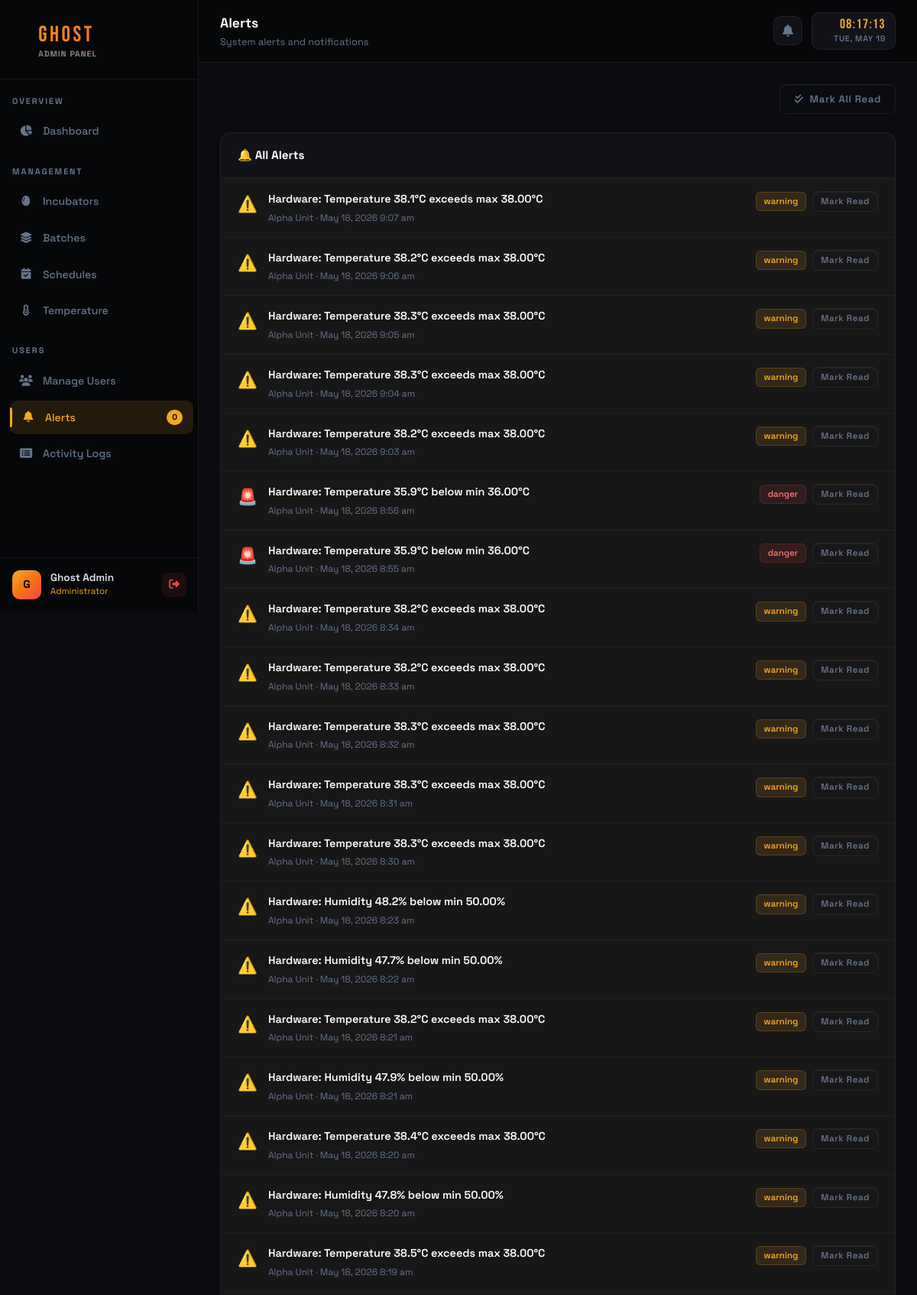
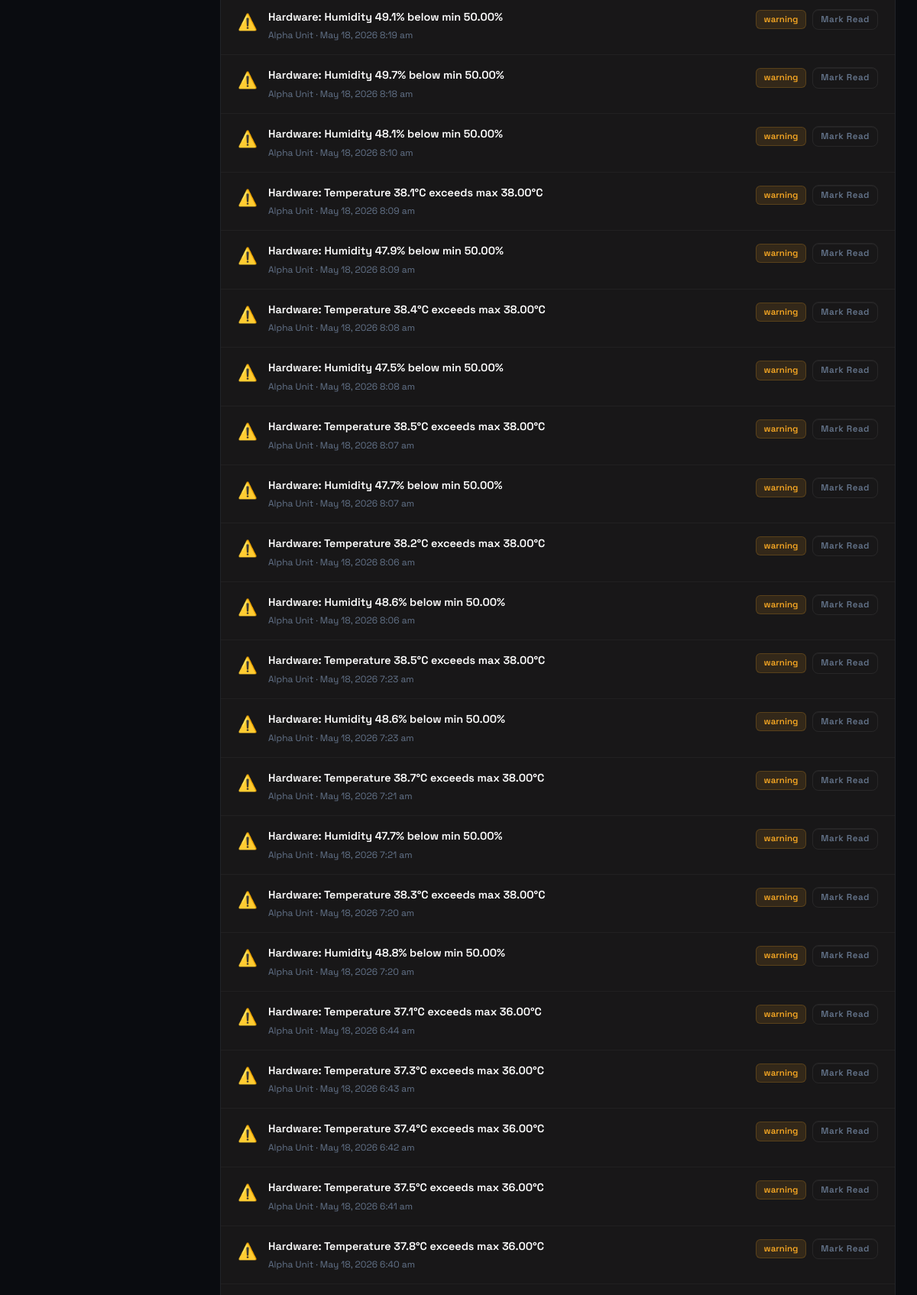
The app's page /admin/alerts.php (signed in, upper part) with its own data (2 pictures, top to bottom).
### tables this page shows
CREATE TABLE `alerts` (
  `id` int(11) NOT NULL,
  `incubator_id` int(11) DEFAULT NULL,
  `batch_id` int(11) DEFAULT NULL,
  `alert_type` enum('temp_high','temp_low','humidity_high','humidity_low','schedule_missed','hatch_due','system') DEFAULT 'system',
  `message` text NOT NULL,
  `severity` enum('info','warning','danger') DEFAULT 'info',
  `is_read` tinyint(1) DEFAULT 0,
  `created_at` timestamp NOT NULL DEFAULT current_timestamp()
);

CREATE TABLE `incubators` (
  `id` int(11) NOT NULL,
  `name` varchar(100) NOT NULL,
  `model` varchar(100) DEFAULT NULL,
  `capacity` int(11) DEFAULT 0,
  `location` varchar(255) DEFAULT NULL,
  `status` enum('active','idle','maintenance','error') DEFAULT 'idle',
  `owner_id` int(11) DEFAULT NULL,
  `created_at` timestamp NOT NULL DEFAULT current_timestamp(),
  `updated_at` timestamp NOT NULL DEFAULT current_timestamp() ON UPDATE current_timestamp()
);

### includes/config.php (called while the page is built, shortened)
<?php
function getDB() {
    static $pdo = null;
    if ($pdo === null) {
        try {
            $pdo = new PDO(
                "mysql:host=" . DB_HOST . ";dbname=" . DB_NAME . ";charset=utf8",
                DB_USER,
                DB_PASS,
                array(
                    PDO::ATTR_ERRMODE            => PDO::ERRMODE_EXCEPTION,
                    PDO::ATTR_DEFAULT_FETCH_MODE => PDO::FETCH_ASSOC,
                    PDO::ATTR_EMULATE_PREPARES   => false
                )
            );
        } catch (PDOException $e) {
            die(json_encode(array('success' => false, 'message' => 'Database connection failed: ' . $e->getMessage())));
        }
    }
    return $pdo;
}
function getCurrentAdmin() {
    $pdo  = getDB();
    $stmt = $pdo->prepare("SELECT * FROM admins WHERE id = ?");
    $stmt->execute(array($_SESSION['admin_id']));
    return $stmt->fetch();
}
function severityIcon($severity) {
    if ($severity === 'warning') return '&#x26A0;&#xFE0F;';
    if ($severity === 'danger')  return '&#x1F6A8;';
    return '&#x2139;&#xFE0F;';
}

### admin/alerts.php (the view, shortened to what this page needs)
<?php
$pageTitle = 'Alerts';
$pageSubtitle = 'System alerts and notifications';
$activePage = 'alerts';
require_once 'header.php';
$pdo = getDB();
$alerts = $pdo->query("SELECT a.*, i.name as incubator_name FROM alerts a LEFT JOIN incubators i ON a.incubator_id=i.id ORDER BY a.created_at DESC")->fetchAll();
?>
<div class="d-flex justify-content-end mb-4">
  <button class="btn-outline-ghost" onclick="markAllRead()"><i class="fas fa-check-double me-2"></i>Mark All Read</button>
</div>
<div class="ghost-panel">
  <div class="ghost-panel-header"><span class="ghost-panel-title">🔔 All Alerts</span></div>
  <div class="ghost-panel-body p-0" id="alertList">
  <?php foreach($alerts as $a): ?>
    <div class="alert-row" data-id="<?= $a['id'] ?>" style="padding:16px 22px;border-bottom:1px solid rgba(255,255,255,.04);display:flex;align-items:flex-start;gap:14px;<?= !$a['is_read']?'background:rgba(245,166,35,.03);':'' ?>">
      <div style="font-size:1.3rem;margin-top:2px;"><?= severityIcon($a['severity']) ?></div>
      <div style="flex:1;">
        <div style="font-size:.9rem;color:white;font-weight:<?= !$a['is_read']?'600':'400' ?>;"><?= htmlspecialchars($a['message']) ?></div>
        <div style="font-size:.75rem;color:var(--ghost-muted);margin-top:4px;"><?= $a['incubator_name']??'System' ?> · <?= date('M j, Y g:i a',strtotime($a['created_at'])) ?></div>
      </div>
      <div class="d-flex align-items-center gap-2">
        <span class="badge-<?= $a['severity']=='danger'?'error':($a['severity']=='warning'?'pending':'idle') ?>"><?= $a['severity'] ?></span>
        <?php if(!$a['is_read']): ?><button class="btn-outline-ghost" style="font-size:.72rem;padding:4px 10px;" onclick="markRead(<?= $a['id'] ?>)">Mark Read</button><?php endif; ?>
      </div>
    </div>
  <?php endforeach; ?>
  </div>
</div>
<?php require_once 'footer.php'; ?>

### admin/header.php (shortened to what this page needs)
<?php require_once '../includes/config.php'; requireAdmin(); $admin = getCurrentAdmin(); ?>
<!DOCTYPE html>
<html lang="en">
<head>
<link href="https://cdnjs.cloudflare.com/ajax/libs/bootstrap/5.3.2/css/bootstrap.min.css" rel="stylesheet">
<link href="https://cdnjs.cloudflare.com/ajax/libs/font-awesome/6.5.0/css/all.min.css" rel="stylesheet">
<link href="https://cdnjs.cloudflare.com/ajax/libs/Chart.js/4.4.1/chart.min.css" rel="stylesheet">
</head>
<body>
<nav id="sidebar">
  <div class="sidebar-inner">
  <div class="sidebar-brand">
    <i class="fas fa-egg" style="font-size:1.4rem;opacity:0.8;"></i>
    <div>
      GHOST
      <span class="sidebar-brand-sub">Admin Panel</span>
    </div>
  </div>
  <div class="sidebar-section">Overview</div>
  <div class="nav-item"><a href="dashboard.php" class="nav-link-ghost <?= ($activePage??'')=='dashboard'?'active':'' ?>"><span class="nav-icon"><i class="fas fa-chart-pie"></i></span> Dashboard</a></div>
  <div class="sidebar-section">Management</div>
  <div class="nav-item"><a href="incubators.php" class="nav-link-ghost <?= ($activePage??'')=='incubators'?'active':'' ?>"><span class="nav-icon"><i class="fas fa-egg"></i></span> Incubators</a></div>
  <div class="nav-item"><a href="batches.php" class="nav-link-ghost <?= ($activePage??'')=='batches'?'active':'' ?>"><span class="nav-icon"><i class="fas fa-layer-group"></i></span> Batches</a></div>
  <div class="nav-item"><a href="schedules.php" class="nav-link-ghost <?= ($activePage??'')=='schedules'?'active':'' ?>"><span class="nav-icon"><i class="fas fa-calendar-check"></i></span> Schedules</a></div>
  <div class="nav-item"><a href="temperature.php" class="nav-link-ghost <?= ($activePage??'')=='temperature'?'active':'' ?>"><span class="nav-icon"><i class="fas fa-thermometer-half"></i></span> Temperature</a></div>
  <div class="sidebar-section">Users</div>
  <div class="nav-item"><a href="users.php" class="nav-link-ghost <?= ($activePage??'')=='users'?'active':'' ?>"><span class="nav-icon"><i class="fas fa-users"></i></span> Manage Users</a></div>
  <div class="nav-item"><a href="alerts.php" class="nav-link-ghost <?= ($activePage??'')=='alerts'?'active':'' ?>"><span class="nav-icon"><i class="fas fa-bell"></i></span> Alerts <span class="badge-count" id="alertCount">0</span></a></div>
  <div class="nav-item"><a href="logs.php" class="nav-link-ghost <?= ($activePage??'')=='logs'?'active':'' ?>"><span class="nav-icon"><i class="fas fa-list-alt"></i></span> Activity Logs</a></div>
  <div class="sidebar-user">
    <div class="user-avatar"><?= strtoupper(substr($admin['full_name'],0,1)) ?></div>
    <div><div class="user-name"><?= htmlspecialchars($admin['full_name']) ?></div><div class="user-role">Administrator</div></div>
    <button onclick="document.getElementById('logoutModal').style.display='flex'" class="logout-btn" title="Logout" style="border:none;"><i class="fas fa-sign-out-alt" style="font-size:0.85rem;"></i></button>
  </div>
  </div>
</nav>
<div id="main">
  <div class="topbar">
    <div>
      <div class="topbar-title"><?= $pageTitle ?? 'Dashboard' ?></div>
      <div class="topbar-sub"><?= $pageSubtitle ?? 'GHOST Incubator System' ?></div>
    </div>
    <div class="topbar-right">
      <div class="alert-bell" onclick="window.location.href='alerts.php'"><i class="fas fa-bell"></i><span class="bell-dot" id="bellDot" style="display:none"></span></div>
      <div class="topbar-clock">
        <div class="clock-time" id="clockTime">--:--:--</div>
        <div class="clock-date" id="clockDate">--- -- ----</div>
      </div>
    </div>
  </div>
  <div class="page-content">

### records on screen
alerts: severity "⚠️", message "Hardware: Temperature 38.1°C exceeds max 38.00°C", incubator.name "Alpha Unit", created_at "May 18, 2026 9:07 am", severity "warning"
alerts: severity "⚠️", message "Hardware: Temperature 38.2°C exceeds max 38.00°C", incubator.name "Alpha Unit", created_at "May 18, 2026 9:06 am", severity "warning"
alerts: severity "⚠️", message "Hardware: Temperature 38.3°C exceeds max 38.00°C", incubator.name "Alpha Unit", created_at "May 18, 2026 9:05 am", severity "warning"
alerts: severity "⚠️", message "Hardware: Temperature 38.3°C exceeds max 38.00°C", incubator.name "Alpha Unit", created_at "May 18, 2026 9:04 am", severity "warning"
alerts: severity "⚠️", message "Hardware: Temperature 38.2°C exceeds max 38.00°C", incubator.name "Alpha Unit", created_at "May 18, 2026 9:03 am", severity "warning"
alerts: severity "🚨", message "Hardware: Temperature 35.9°C below min 36.00°C", incubator.name "Alpha Unit", created_at "May 18, 2026 8:56 am", severity "danger"
alerts: severity "🚨", message "Hardware: Temperature 35.9°C below min 36.00°C", incubator.name "Alpha Unit", created_at "May 18, 2026 8:55 am", severity "danger"
alerts: severity "⚠️", message "Hardware: Temperature 38.2°C exceeds max 38.00°C", incubator.name "Alpha Unit", created_at "May 18, 2026 8:34 am", severity "warning"
alerts: severity "⚠️", message "Hardware: Temperature 38.2°C exceeds max 38.00°C", incubator.name "Alpha Unit", created_at "May 18, 2026 8:33 am", severity "warning"
alerts: severity "⚠️", message "Hardware: Temperature 38.3°C exceeds max 38.00°C", incubator.name "Alpha Unit", created_at "May 18, 2026 8:32 am", severity "warning"
alerts: severity "⚠️", message "Hardware: Temperature 38.3°C exceeds max 38.00°C", incubator.name "Alpha Unit", created_at "May 18, 2026 8:31 am", severity "warning"
alerts: severity "⚠️", message "Hardware: Temperature 38.3°C exceeds max 38.00°C", incubator.name "Alpha Unit", created_at "May 18, 2026 8:30 am", severity "warning"
alerts: severity "⚠️", message "Hardware: Humidity 48.2% below min 50.00%", incubator.name "Alpha Unit", created_at "May 18, 2026 8:23 am", severity "warning"
alerts: severity "⚠️", message "Hardware: Humidity 47.7% below min 50.00%", incubator.name "Alpha Unit", created_at "May 18, 2026 8:22 am", severity "warning"
alerts: severity "⚠️", message "Hardware: Temperature 38.2°C exceeds max 38.00°C", incubator.name "Alpha Unit", created_at "May 18, 2026 8:21 am", severity "warning"
alerts: severity "⚠️", message "Hardware: Humidity 47.9% below min 50.00%", incubator.name "Alpha Unit", created_at "May 18, 2026 8:21 am", severity "warning"
alerts: severity "⚠️", message "Hardware: Temperature 38.4°C exceeds max 38.00°C", incubator.name "Alpha Unit", created_at "May 18, 2026 8:20 am", severity "warning"
alerts: severity "⚠️", message "Hardware: Humidity 47.8% below min 50.00%", incubator.name "Alpha Unit", created_at "May 18, 2026 8:20 am", severity "warning"
alerts: severity "⚠️", message "Hardware: Temperature 38.5°C exceeds max 38.00°C", incubator.name "Alpha Unit", created_at "May 18, 2026 8:19 am", severity "warning"
alerts: severity "⚠️", message "Hardware: Humidity 49.1% below min 50.00%", incubator.name "Alpha Unit", created_at "May 18, 2026 8:19 am", severity "warning"
alerts: severity "⚠️", message "Hardware: Humidity 49.7% below min 50.00%", incubator.name "Alpha Unit", created_at "May 18, 2026 8:18 am", severity "warning"
alerts: severity "⚠️", message "Hardware: Humidity 48.1% below min 50.00%", incubator.name "Alpha Unit", created_at "May 18, 2026 8:10 am", severity "warning"
alerts: severity "⚠️", message "Hardware: Temperature 38.1°C exceeds max 38.00°C", incubator.name "Alpha Unit", created_at "May 18, 2026 8:09 am", severity "warning"
alerts: severity "⚠️", message "Hardware: Humidity 47.9% below min 50.00%", incubator.name "Alpha Unit", created_at "May 18, 2026 8:09 am", severity "warning"
alerts: severity "⚠️", message "Hardware: Temperature 38.4°C exceeds max 38.00°C", incubator.name "Alpha Unit", created_at "May 18, 2026 8:08 am", severity "warning"
alerts: severity "⚠️", message "Hardware: Humidity 47.5% below min 50.00%", incubator.name "Alpha Unit", created_at "May 18, 2026 8:08 am", severity "warning"
alerts: severity "⚠️", message "Hardware: Temperature 38.5°C exceeds max 38.00°C", incubator.name "Alpha Unit", created_at "May 18, 2026 8:07 am", severity "warning"
alerts: severity "⚠️", message "Hardware: Humidity 47.7% below min 50.00%", incubator.name "Alpha Unit", created_at "May 18, 2026 8:07 am", severity "warning"
alerts: severity "⚠️", message "Hardware: Temperature 38.2°C exceeds max 38.00°C", incubator.name "Alpha Unit", created_at "May 18, 2026 8:06 am", severity "warning"
alerts: severity "⚠️", message "Hardware: Humidity 48.6% below min 50.00%", incubator.name "Alpha Unit", created_at "May 18, 2026 8:06 am", severity "warning"
alerts: severity "⚠️", message "Hardware: Temperature 38.5°C exceeds max 38.00°C", incubator.name "Alpha Unit", created_at "May 18, 2026 7:23 am", severity "warning"
alerts: severity "⚠️", message "Hardware: Humidity 48.6% below min 50.00%", incubator.name "Alpha Unit", created_at "May 18, 2026 7:23 am", severity "warning"
alerts: severity "⚠️", message "Hardware: Temperature 38.7°C exceeds max 38.00°C", incubator.name "Alpha Unit", created_at "May 18, 2026 7:21 am", severity "warning"
alerts: severity "⚠️", message "Hardware: Humidity 47.7% below min 50.00%", incubator.name "Alpha Unit", created_at "May 18, 2026 7:21 am", severity "warning"
alerts: severity "⚠️", message "Hardware: Temperature 38.3°C exceeds max 38.00°C", incubator.name "Alpha Unit", created_at "May 18, 2026 7:20 am", severity "warning"
alerts: severity "⚠️", message "Hardware: Humidity 48.8% below min 50.00%", incubator.name "Alpha Unit", created_at "May 18, 2026 7:20 am", severity "warning"
alerts: severity "⚠️", message "Hardware: Temperature 37.1°C exceeds max 36.00°C", incubator.name "Alpha Unit", created_at "May 18, 2026 6:44 am", severity "warning"
alerts: severity "⚠️", message "Hardware: Temperature 37.3°C exceeds max 36.00°C", incubator.name "Alpha Unit", created_at "May 18, 2026 6:43 am", severity "warning"
alerts: severity "⚠️", message "Hardware: Temperature 37.4°C exceeds max 36.00°C", incubator.name "Alpha Unit", created_at "May 18, 2026 6:42 am", severity "warning"
alerts: severity "⚠️", message "Hardware: Temperature 37.5°C exceeds max 36.00°C", incubator.name "Alpha Unit", created_at "May 18, 2026 6:41 am", severity "warning"
alerts: severity "⚠️", message "Hardware: Temperature 37.8°C exceeds max 36.00°C", incubator.name "Alpha Unit", created_at "May 18, 2026 6:40 am", severity "warning"

### other values on screen
substr($admin['full_name'],0,1) "G"
$admin['full_name'] "Ghost Admin"
$pageTitle "Alerts"
$pageSubtitle "System alerts and notifications"
